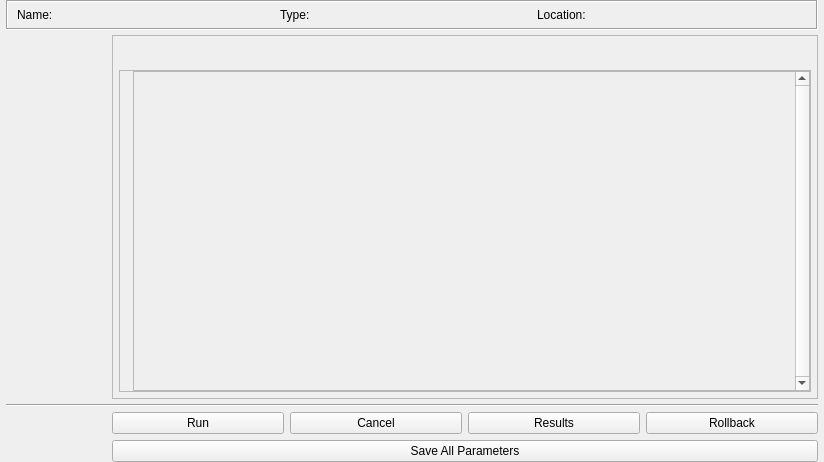
<?xml version="1.0" encoding="UTF-8"?>
<ui version="4.0">
 <comment>
********************************************************************************
**
** Copyright (c) 2018 The University of Notre Dame
** Copyright (c) 2018 The Regents of the University of California
**
** Redistribution and use in source and binary forms, with or without modification,
** are permitted provided that the following conditions are met:
**
** 1. Redistributions of source code must retain the above copyright notice, this 
** list of conditions and the following disclaimer.
**
** 2. Redistributions in binary form must reproduce the above copyright notice, this
** list of conditions and the following disclaimer in the documentation and/or other
** materials provided with the distribution.
**
** 3. Neither the name of the copyright holder nor the names of its contributors may
** be used to endorse or promote products derived from this software without specific
** prior written permission.
**
** THIS SOFTWARE IS PROVIDED BY THE COPYRIGHT HOLDERS AND CONTRIBUTORS &quot;AS IS&quot; AND ANY
** EXPRESS OR IMPLIED WARRANTIES, INCLUDING, BUT NOT LIMITED TO, THE IMPLIED WARRANTIES
** OF MERCHANTABILITY AND FITNESS FOR A PARTICULAR PURPOSE ARE DISCLAIMED. IN NO EVENT
** SHALL THE COPYRIGHT HOLDER OR CONTRIBUTORS BE LIABLE FOR ANY DIRECT, INDIRECT,
** INCIDENTAL, SPECIAL, EXEMPLARY, OR CONSEQUENTIAL DAMAGES (INCLUDING, BUT NOT LIMITED
** TO, PROCUREMENT OF SUBSTITUTE GOODS OR SERVICES; LOSS OF USE, DATA, OR PROFITS; OR
** BUSINESS INTERRUPTION) HOWEVER CAUSED AND ON ANY THEORY OF LIABILITY, WHETHER IN
** CONTRACT, STRICT LIABILITY, OR TORT (INCLUDING NEGLIGENCE OR OTHERWISE) ARISING
** IN ANY WAY OUT OF THE USE OF THIS SOFTWARE, EVEN IF ADVISED OF THE POSSIBILITY OF
** SUCH DAMAGE.
**
**********************************************************************************

// Contributors:
 </comment>
 <class>CWE_Parameters</class>
 <widget class="QWidget" name="CWE_Parameters">
  <property name="geometry">
   <rect>
    <x>0</x>
    <y>0</y>
    <width>824</width>
    <height>462</height>
   </rect>
  </property>
  <property name="windowTitle">
   <string>Form</string>
  </property>
  <layout class="QGridLayout" name="gridLayout">
   <property name="leftMargin">
    <number>6</number>
   </property>
   <property name="topMargin">
    <number>0</number>
   </property>
   <property name="rightMargin">
    <number>6</number>
   </property>
   <property name="bottomMargin">
    <number>0</number>
   </property>
   <property name="horizontalSpacing">
    <number>6</number>
   </property>
   <property name="verticalSpacing">
    <number>5</number>
   </property>
   <item row="2" column="0">
    <widget class="QWidget" name="tabsBar" native="true">
     <property name="minimumSize">
      <size>
       <width>90</width>
       <height>0</height>
      </size>
     </property>
     <property name="maximumSize">
      <size>
       <width>100</width>
       <height>16777215</height>
      </size>
     </property>
     <layout class="QVBoxLayout" name="verticalTabLayout">
      <property name="spacing">
       <number>0</number>
      </property>
      <property name="leftMargin">
       <number>0</number>
      </property>
      <property name="topMargin">
       <number>0</number>
      </property>
      <property name="rightMargin">
       <number>0</number>
      </property>
      <property name="bottomMargin">
       <number>0</number>
      </property>
     </layout>
    </widget>
   </item>
   <item row="2" column="1" colspan="4">
    <widget class="QFrame" name="frame_2">
     <property name="frameShape">
      <enum>QFrame::StyledPanel</enum>
     </property>
     <property name="frameShadow">
      <enum>QFrame::Raised</enum>
     </property>
     <layout class="QGridLayout" name="gridLayout_2">
      <property name="leftMargin">
       <number>6</number>
      </property>
      <property name="topMargin">
       <number>6</number>
      </property>
      <property name="rightMargin">
       <number>6</number>
      </property>
      <property name="bottomMargin">
       <number>6</number>
      </property>
      <property name="horizontalSpacing">
       <number>0</number>
      </property>
      <property name="verticalSpacing">
       <number>3</number>
      </property>
      <item row="1" column="0">
       <widget class="QFrame" name="frame">
        <property name="frameShape">
         <enum>QFrame::StyledPanel</enum>
        </property>
        <property name="frameShadow">
         <enum>QFrame::Plain</enum>
        </property>
        <property name="lineWidth">
         <number>0</number>
        </property>
        <layout class="QHBoxLayout" name="horizontalLayout_2">
         <property name="spacing">
          <number>6</number>
         </property>
         <property name="leftMargin">
          <number>0</number>
         </property>
         <property name="topMargin">
          <number>0</number>
         </property>
         <property name="rightMargin">
          <number>0</number>
         </property>
         <property name="bottomMargin">
          <number>0</number>
         </property>
         <item>
          <widget class="QLabel" name="optionalImage">
           <property name="enabled">
            <bool>true</bool>
           </property>
           <property name="lineWidth">
            <number>0</number>
           </property>
           <property name="text">
            <string/>
           </property>
          </widget>
         </item>
         <item>
          <widget class="QScrollArea" name="paramScrollArea">
           <property name="windowTitle">
            <string>ScrollArea</string>
           </property>
           <property name="verticalScrollBarPolicy">
            <enum>Qt::ScrollBarAlwaysOn</enum>
           </property>
           <property name="widgetResizable">
            <bool>true</bool>
           </property>
           <widget class="QWidget" name="parameterSpace">
            <property name="geometry">
             <rect>
              <x>0</x>
              <y>0</y>
              <width>658</width>
              <height>302</height>
             </rect>
            </property>
            <layout class="QVBoxLayout" name="paramSpaceLayout"/>
           </widget>
          </widget>
         </item>
        </layout>
       </widget>
      </item>
      <item row="0" column="0">
       <widget class="QWidget" name="groupsBar" native="true">
        <property name="minimumSize">
         <size>
          <width>0</width>
          <height>25</height>
         </size>
        </property>
        <layout class="QHBoxLayout" name="horizontalGroupsLayout">
         <property name="spacing">
          <number>0</number>
         </property>
         <property name="leftMargin">
          <number>0</number>
         </property>
         <property name="topMargin">
          <number>0</number>
         </property>
         <property name="rightMargin">
          <number>0</number>
         </property>
         <property name="bottomMargin">
          <number>0</number>
         </property>
        </layout>
       </widget>
      </item>
     </layout>
    </widget>
   </item>
   <item row="0" column="0" colspan="5">
    <widget class="QFrame" name="frame_parameterInfo">
     <property name="frameShape">
      <enum>QFrame::Box</enum>
     </property>
     <property name="frameShadow">
      <enum>QFrame::Sunken</enum>
     </property>
     <layout class="QHBoxLayout" name="horizontalLayout">
      <property name="topMargin">
       <number>6</number>
      </property>
      <property name="bottomMargin">
       <number>6</number>
      </property>
      <item>
       <widget class="QLabel" name="label_name">
        <property name="text">
         <string>Name:</string>
        </property>
       </widget>
      </item>
      <item>
       <widget class="QLabel" name="label_theName">
        <property name="sizePolicy">
         <sizepolicy hsizetype="Preferred" vsizetype="Preferred">
          <horstretch>1</horstretch>
          <verstretch>0</verstretch>
         </sizepolicy>
        </property>
        <property name="text">
         <string/>
        </property>
       </widget>
      </item>
      <item>
       <widget class="QLabel" name="label_type">
        <property name="text">
         <string>Type:</string>
        </property>
       </widget>
      </item>
      <item>
       <widget class="QLabel" name="label_theType">
        <property name="sizePolicy">
         <sizepolicy hsizetype="Preferred" vsizetype="Preferred">
          <horstretch>1</horstretch>
          <verstretch>0</verstretch>
         </sizepolicy>
        </property>
        <property name="text">
         <string/>
        </property>
       </widget>
      </item>
      <item>
       <widget class="QLabel" name="label_location">
        <property name="text">
         <string>Location:</string>
        </property>
       </widget>
      </item>
      <item>
       <widget class="QLabel" name="label_theLocation">
        <property name="sizePolicy">
         <sizepolicy hsizetype="Preferred" vsizetype="Preferred">
          <horstretch>1</horstretch>
          <verstretch>0</verstretch>
         </sizepolicy>
        </property>
        <property name="text">
         <string/>
        </property>
       </widget>
      </item>
     </layout>
    </widget>
   </item>
   <item row="4" column="1" colspan="4">
    <widget class="QFrame" name="buttonGroup">
     <property name="frameShape">
      <enum>QFrame::NoFrame</enum>
     </property>
     <property name="frameShadow">
      <enum>QFrame::Raised</enum>
     </property>
     <layout class="QGridLayout" name="gridLayout_3">
      <property name="leftMargin">
       <number>0</number>
      </property>
      <property name="topMargin">
       <number>0</number>
      </property>
      <property name="rightMargin">
       <number>0</number>
      </property>
      <property name="bottomMargin">
       <number>0</number>
      </property>
      <item row="0" column="1">
       <widget class="QPushButton" name="pbtn_cancel">
        <property name="text">
         <string>Cancel</string>
        </property>
       </widget>
      </item>
      <item row="0" column="2">
       <widget class="QPushButton" name="pbtn_results">
        <property name="text">
         <string>Results</string>
        </property>
       </widget>
      </item>
      <item row="0" column="3">
       <widget class="QPushButton" name="pbtn_rollback">
        <property name="text">
         <string>Rollback</string>
        </property>
       </widget>
      </item>
      <item row="0" column="0">
       <widget class="QPushButton" name="pbtn_run">
        <property name="text">
         <string>Run</string>
        </property>
       </widget>
      </item>
      <item row="1" column="0" colspan="4">
       <widget class="QPushButton" name="pbtn_saveAllParameters">
        <property name="text">
         <string>Save All Parameters</string>
        </property>
       </widget>
      </item>
     </layout>
    </widget>
   </item>
   <item row="3" column="0" colspan="5">
    <widget class="Line" name="bottomLine">
     <property name="minimumSize">
      <size>
       <width>0</width>
       <height>0</height>
      </size>
     </property>
     <property name="orientation">
      <enum>Qt::Horizontal</enum>
     </property>
    </widget>
   </item>
  </layout>
 </widget>
 <resources/>
 <connections>
  <connection>
   <sender>pbtn_run</sender>
   <signal>clicked()</signal>
   <receiver>CWE_Parameters</receiver>
   <slot>run_button_clicked()</slot>
   <hints>
    <hint type="sourcelabel">
     <x>200</x>
     <y>407</y>
    </hint>
    <hint type="destinationlabel">
     <x>411</x>
     <y>230</y>
    </hint>
   </hints>
  </connection>
  <connection>
   <sender>pbtn_cancel</sender>
   <signal>clicked()</signal>
   <receiver>CWE_Parameters</receiver>
   <slot>cancel_button_clicked()</slot>
   <hints>
    <hint type="sourcelabel">
     <x>376</x>
     <y>407</y>
    </hint>
    <hint type="destinationlabel">
     <x>411</x>
     <y>230</y>
    </hint>
   </hints>
  </connection>
  <connection>
   <sender>pbtn_results</sender>
   <signal>clicked()</signal>
   <receiver>CWE_Parameters</receiver>
   <slot>results_button_clicked()</slot>
   <hints>
    <hint type="sourcelabel">
     <x>553</x>
     <y>407</y>
    </hint>
    <hint type="destinationlabel">
     <x>411</x>
     <y>230</y>
    </hint>
   </hints>
  </connection>
  <connection>
   <sender>pbtn_rollback</sender>
   <signal>clicked()</signal>
   <receiver>CWE_Parameters</receiver>
   <slot>rollback_button_clicked()</slot>
   <hints>
    <hint type="sourcelabel">
     <x>729</x>
     <y>407</y>
    </hint>
    <hint type="destinationlabel">
     <x>411</x>
     <y>230</y>
    </hint>
   </hints>
  </connection>
  <connection>
   <sender>pbtn_saveAllParameters</sender>
   <signal>clicked()</signal>
   <receiver>CWE_Parameters</receiver>
   <slot>save_all_button_clicked()</slot>
   <hints>
    <hint type="sourcelabel">
     <x>464</x>
     <y>448</y>
    </hint>
    <hint type="destinationlabel">
     <x>411</x>
     <y>230</y>
    </hint>
   </hints>
  </connection>
 </connections>
 <slots>
  <slot>run_button_clicked()</slot>
  <slot>cancel_button_clicked()</slot>
  <slot>results_button_clicked()</slot>
  <slot>rollback_button_clicked()</slot>
  <slot>save_all_button_clicked()</slot>
 </slots>
</ui>
